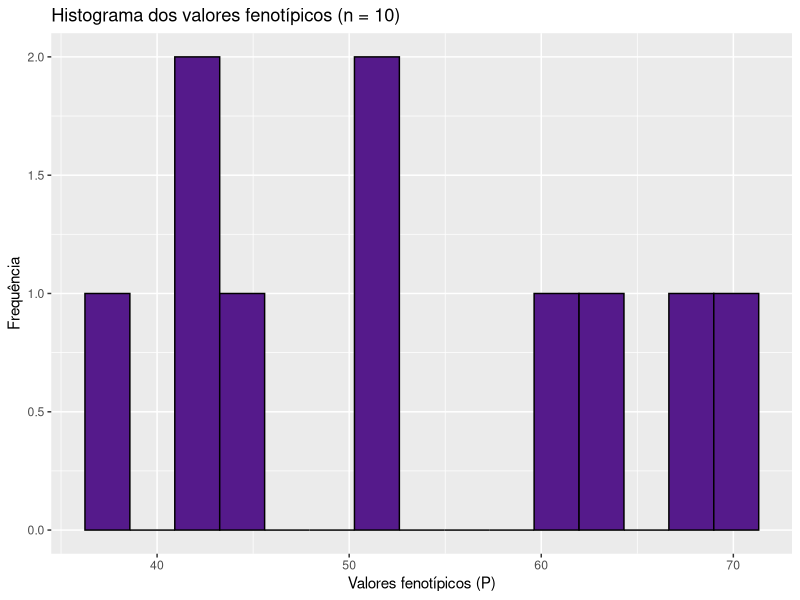
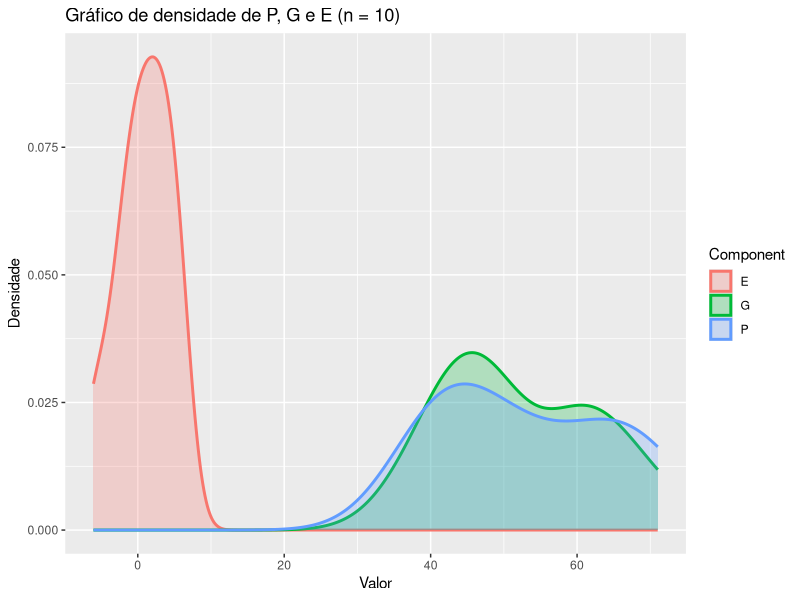
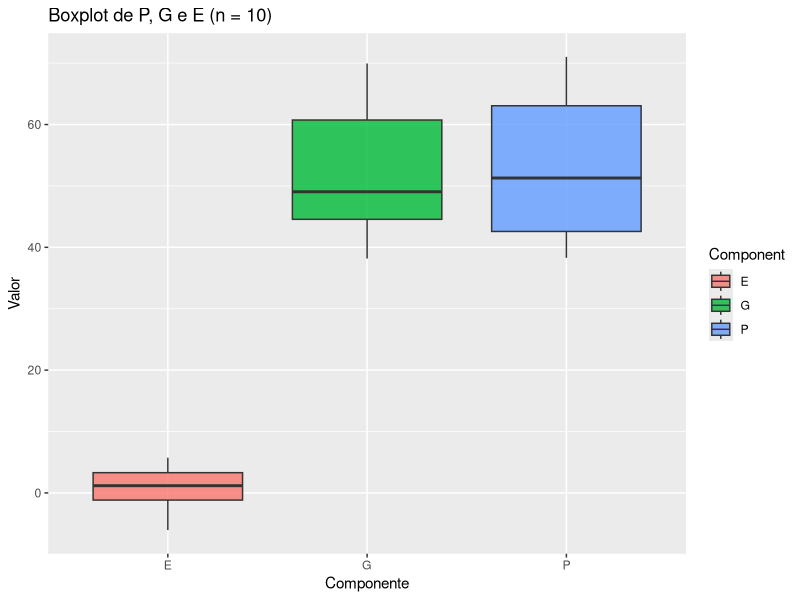
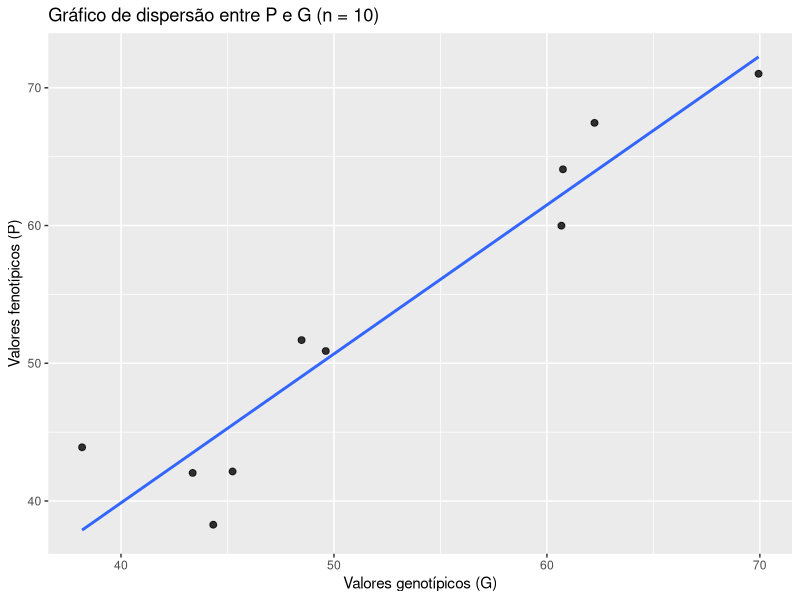
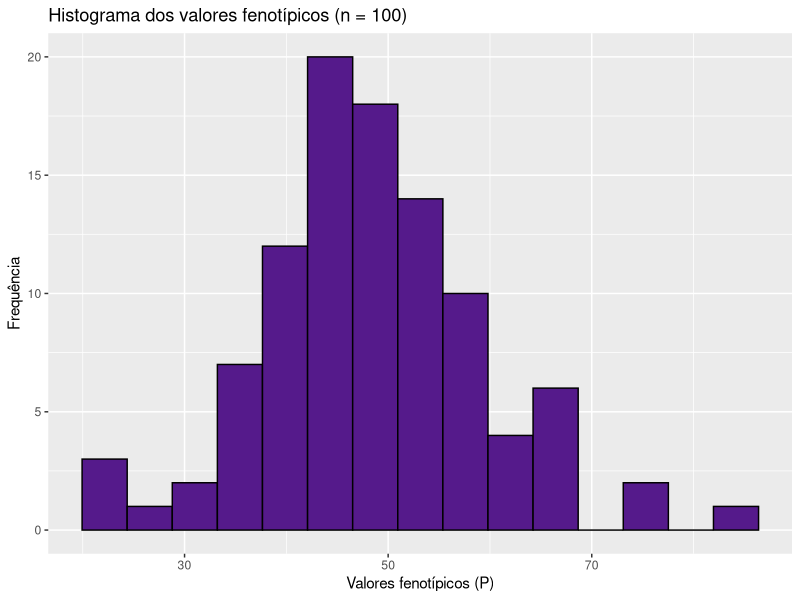
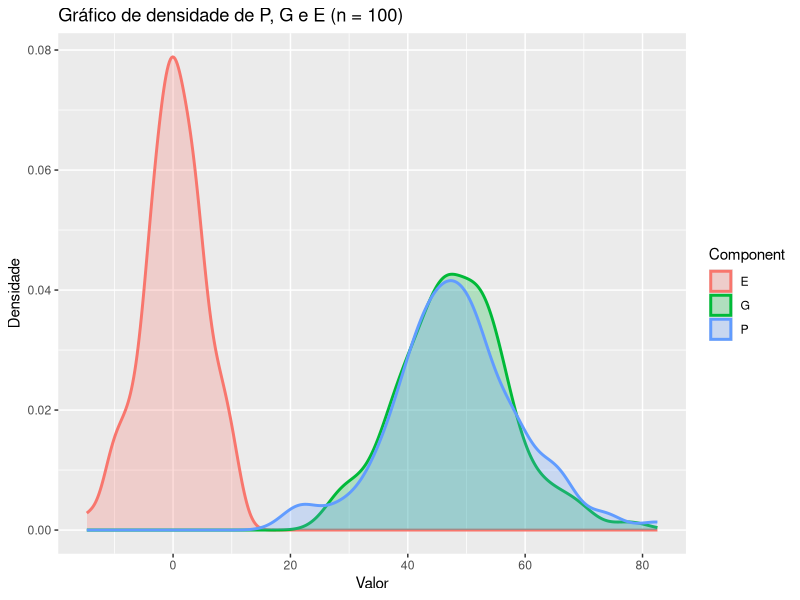
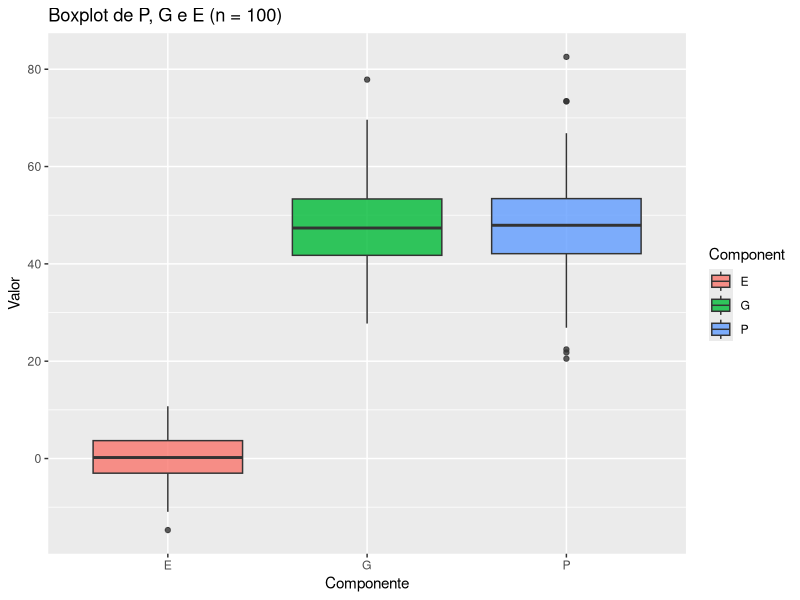
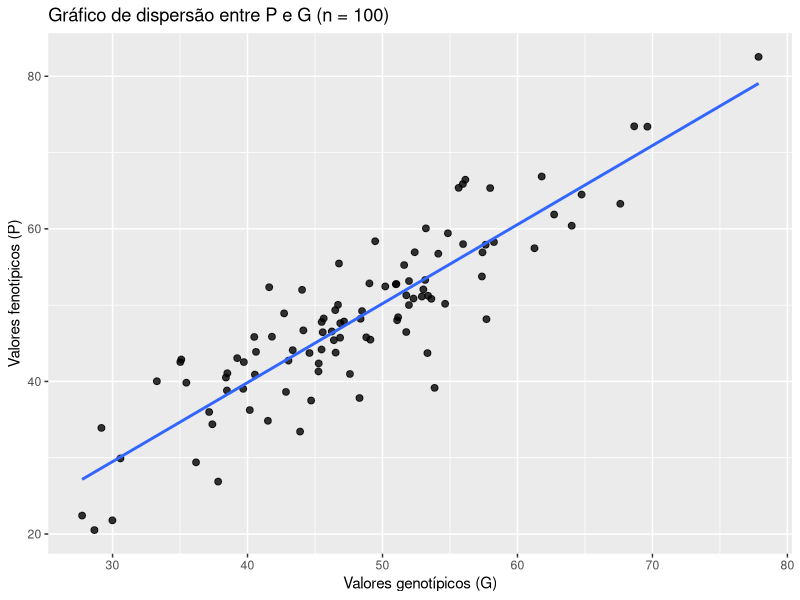

Write R code to recreate these figures, in order.
## ---- chunk 1
library(ggplot2)
library(dplyr)
library(tidyr)
## ---- chunk 2
# -----------------------------
# 1) Parâmetros da simulação
# -----------------------------
set.seed(12130193)

sample_sizes = c(10, 100, 1000)  # tamanhos de amostra (n = 10, n = 100, n = 1000)

mu_G = 50  # valor médio esperado de G
sd_G = 10  # desvio-padrão de G

mu_E = 0  # valor médio esperado de E
sd_E = 5  # desvio-padrão de E
## ---- chunk 3
# -----------------------------
# 2) Função para simular dados
# -----------------------------
simulate = function(n, mu_G, sd_G, mu_E, sd_E) {
  data.frame(
    ID = 1:n,
    G = rnorm(n, mean = mu_G, sd = sd_G),  # simula os valores genéticos com distribuição normal
    E = rnorm(n, mean = mu_E, sd = sd_E)  # simula os valores ambientais com distribuição normal
  ) %>%
    mutate(
      P = G + E,  # constrói o fenótipo
      SampleSize = n
    )
}
## ---- chunk 4
# -----------------------------
# 3) Simular para todos os n
# -----------------------------
all_data = bind_rows(
  lapply(sample_sizes, simulate,
         mu_G = mu_G, sd_G = sd_G,
         mu_E = mu_E, sd_E = sd_E)
)
## ---- chunk 5
# -----------------------------
# 4) Tabela com médias e variâncias
# -----------------------------
results = all_data %>%
  group_by(SampleSize) %>%
  summarise(
    Mean_G = mean(G),
    Variance_G = var(G),
    Mean_E = mean(E),
    Variance_E = var(E),
    Mean_P = mean(P),
    Variance_P = var(P),
    .groups = "drop"
  )

knitr::kable(
  (round(results, 3)))
## ---- chunk 6

df_10 = all_data %>% filter(SampleSize == 10)

df_10_long <- df_10 %>%
  select(P, G, E) %>%
  pivot_longer(
    cols = everything(),
    names_to = "Component",
    values_to = "Value"
  )
## ---- chunk 7
ggplot(df_10, aes(x = P)) +
  geom_histogram(bins = 15, color = "black", fill = "purple4") +
  theme_grey() +
  labs(
    title = "Histograma dos valores fenotípicos (n = 10)",
    x = "Valores fenotípicos (P)",
    y = "Frequência"
  )
## ---- chunk 8
ggplot(df_10_long, aes(x = Value, fill = Component, color = Component)) +
  geom_density(alpha = 0.25, linewidth = 1) +
  theme_grey() +
  labs(
    title = "Gráfico de densidade de P, G e E (n = 10)",
    x = "Valor",
    y = "Densidade"
  )
## ---- chunk 9
ggplot(df_10_long, aes(x = Component, y = Value, fill = Component)) +
  geom_boxplot(alpha = 0.8) +
  theme_grey() +
  labs(
    title = "Boxplot de P, G e E (n = 10)",
    x = "Componente",
    y = "Valor"
  )
## ---- chunk 10
ggplot(df_10, aes(x = G, y = P)) +
  geom_point(size = 2, alpha = 0.8) +
  geom_smooth(method = "lm", se = FALSE, linewidth = 1) +
  theme_grey() +
  labs(
    title = "Gráfico de dispersão entre P e G (n = 10)",
    x = "Valores genotípicos (G)",
    y = "Valores fenotípicos (P)"
  )
## ---- chunk 11

df_100 = all_data %>% filter(SampleSize == 100)

df_100_long = df_100 %>%
  select(P, G, E) %>%
  pivot_longer(
    cols = everything(),
    names_to = "Component",
    values_to = "Value"
  )
## ---- chunk 12
ggplot(df_100, aes(x = P)) +
  geom_histogram(bins = 15, color = "black", fill = "purple4") +
  theme_grey() +
  labs(
    title = "Histograma dos valores fenotípicos (n = 100)",
    x = "Valores fenotípicos (P)",
    y = "Frequência"
  )
## ---- chunk 13
ggplot(df_100_long, aes(x = Value, fill = Component, color = Component)) +
  geom_density(alpha = 0.25, linewidth = 1) +
  theme_grey() +
  labs(
    title = "Gráfico de densidade de P, G e E (n = 100)",
    x = "Valor",
    y = "Densidade"
  )
## ---- chunk 14
ggplot(df_100_long, aes(x = Component, y = Value, fill = Component)) +
  geom_boxplot(alpha = 0.8) +
  theme_grey() +
  labs(
    title = "Boxplot de P, G e E (n = 100)",
    x = "Componente",
    y = "Valor"
  )
## ---- chunk 15
ggplot(df_100, aes(x = G, y = P)) +
  geom_point(size = 2, alpha = 0.8) +
  geom_smooth(method = "lm", se = FALSE, linewidth = 1) +
  theme_grey() +
  labs(
    title = "Gráfico de dispersão entre P e G (n = 100)",
    x = "Valores genotípicos (G)",
    y = "Valores fenotípicos (P)"
  )
## ---- chunk 16

df_1000 = all_data %>% filter(SampleSize == 1000)

df_1000_long = df_1000 %>%
  select(P, G, E) %>%
  pivot_longer(
    cols = everything(),
    names_to = "Component",
    values_to = "Value"
  )
## ---- chunk 17
ggplot(df_1000, aes(x = P)) +
  geom_histogram(bins = 15, color = "black", fill = "purple4") +
  theme_grey() +
  labs(
    title = "Histograma dos valores fenotípicos (n = 1000)",
    x = "Valores fenotípicos (P)",
    y = "Frequência"
  )
## ---- chunk 18
ggplot(df_1000_long, aes(x = Value, fill = Component, color = Component)) +
  geom_density(alpha = 0.25, linewidth = 1) +
  theme_grey() +
  labs(
    title = "Gráfico de densidade de P, G e E (n = 1000)",
    x = "Valor",
    y = "Densidade"
  )
## ---- chunk 19
ggplot(df_1000_long, aes(x = Component, y = Value, fill = Component)) +
  geom_boxplot(alpha = 0.8) +
  theme_grey() +
  labs(
    title = "Boxplot de P, G e E (n = 1000)",
    x = "Componente",
    y = "Valor"
  )
## ---- chunk 20
ggplot(df_1000, aes(x = G, y = P)) +
  geom_point(size = 2, alpha = 0.8) +
  geom_smooth(method = "lm", se = FALSE, linewidth = 1) +
  theme_grey() +
  labs(
    title = "Gráfico de dispersão entre P e G (n = 1000)",
    x = "Valores genotípicos (G)",
    y = "Valores fenotípicos (P)"
  )
